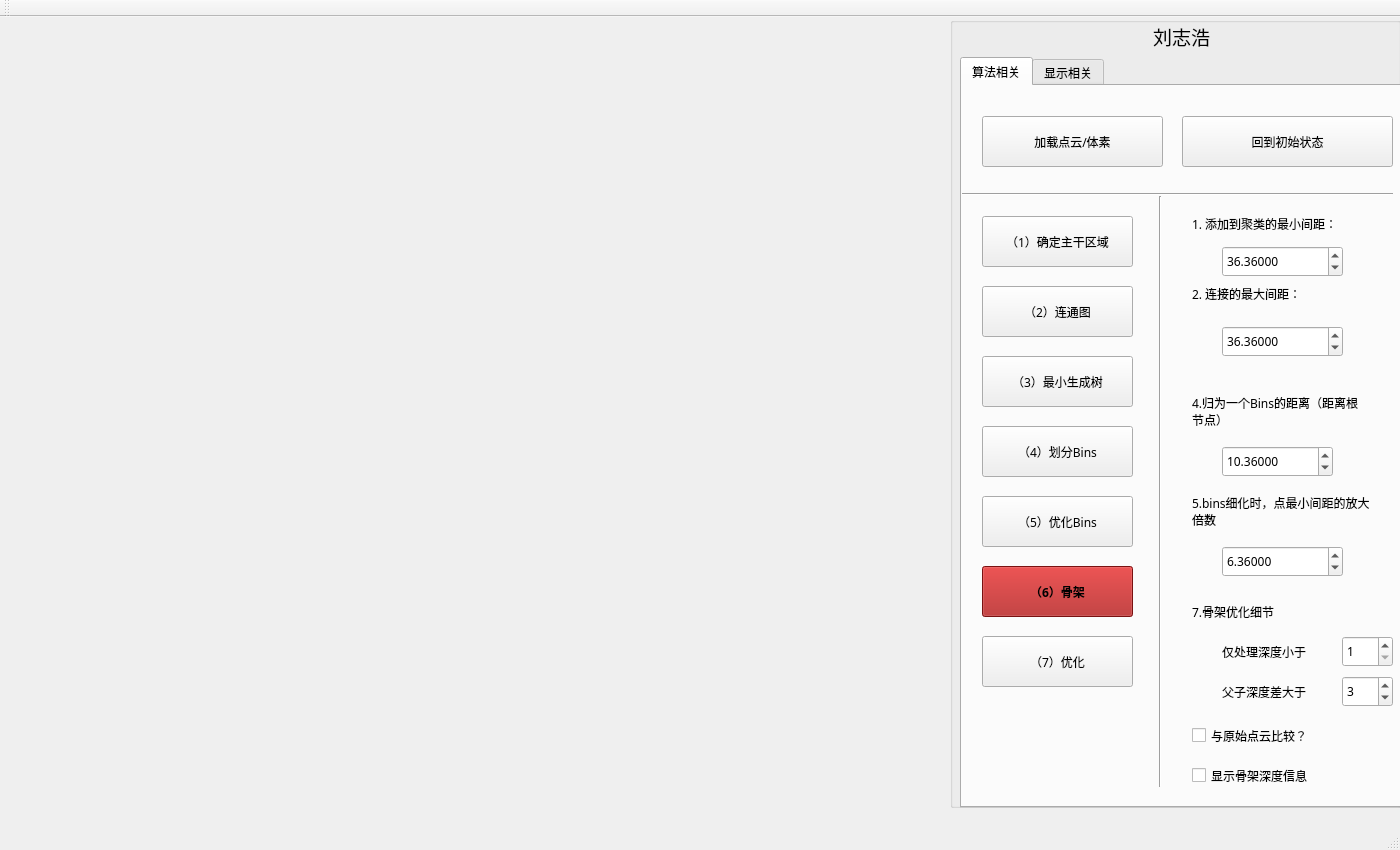
<?xml version="1.0" encoding="UTF-8"?>
<ui version="4.0">
 <class>MainWindow</class>
 <widget class="QMainWindow" name="MainWindow">
  <property name="geometry">
   <rect>
    <x>0</x>
    <y>0</y>
    <width>1400</width>
    <height>850</height>
   </rect>
  </property>
  <property name="windowTitle">
   <string>MainWindow</string>
  </property>
  <widget class="QWidget" name="centralWidget">
   <widget class="QGroupBox" name="groupBox">
    <property name="geometry">
     <rect>
      <x>950</x>
      <y>0</y>
      <width>451</width>
      <height>791</height>
     </rect>
    </property>
    <property name="font">
     <font>
      <family>微软雅黑</family>
     </font>
    </property>
    <property name="title">
     <string/>
    </property>
    <widget class="QTabWidget" name="tabWidget">
     <property name="geometry">
      <rect>
       <x>10</x>
       <y>40</y>
       <width>441</width>
       <height>751</height>
      </rect>
     </property>
     <property name="font">
      <font>
       <family>微软雅黑</family>
      </font>
     </property>
     <property name="currentIndex">
      <number>0</number>
     </property>
     <widget class="QWidget" name="tab">
      <attribute name="title">
       <string>算法相关</string>
      </attribute>
      <widget class="QPushButton" name="btnLoadMesh">
       <property name="geometry">
        <rect>
         <x>20</x>
         <y>30</y>
         <width>181</width>
         <height>51</height>
        </rect>
       </property>
       <property name="font">
        <font>
         <family>微软雅黑</family>
        </font>
       </property>
       <property name="text">
        <string>加载点云/体素</string>
       </property>
      </widget>
      <widget class="Line" name="line">
       <property name="geometry">
        <rect>
         <x>0</x>
         <y>100</y>
         <width>431</width>
         <height>16</height>
        </rect>
       </property>
       <property name="font">
        <font>
         <family>微软雅黑</family>
        </font>
       </property>
       <property name="orientation">
        <enum>Qt::Horizontal</enum>
       </property>
      </widget>
      <widget class="QPushButton" name="btnGetTrunk">
       <property name="geometry">
        <rect>
         <x>20</x>
         <y>130</y>
         <width>151</width>
         <height>51</height>
        </rect>
       </property>
       <property name="font">
        <font>
         <family>微软雅黑</family>
        </font>
       </property>
       <property name="text">
        <string>（1）确定主干区域</string>
       </property>
      </widget>
      <widget class="QDoubleSpinBox" name="spinSearchRadius">
       <property name="geometry">
        <rect>
         <x>260</x>
         <y>160</y>
         <width>121</width>
         <height>31</height>
        </rect>
       </property>
       <property name="font">
        <font>
         <family>微软雅黑</family>
        </font>
       </property>
       <property name="decimals">
        <number>5</number>
       </property>
       <property name="minimum">
        <double>0.000000000000000</double>
       </property>
       <property name="maximum">
        <double>100.989999999999995</double>
       </property>
       <property name="singleStep">
        <double>0.000010000000000</double>
       </property>
       <property name="value">
        <double>36.359999999999999</double>
       </property>
      </widget>
      <widget class="QLabel" name="label">
       <property name="geometry">
        <rect>
         <x>230</x>
         <y>130</y>
         <width>171</width>
         <height>16</height>
        </rect>
       </property>
       <property name="font">
        <font>
         <family>微软雅黑</family>
        </font>
       </property>
       <property name="text">
        <string>1. 添加到聚类的最小间距：</string>
       </property>
      </widget>
      <widget class="Line" name="line_2">
       <property name="geometry">
        <rect>
         <x>190</x>
         <y>110</y>
         <width>16</width>
         <height>591</height>
        </rect>
       </property>
       <property name="orientation">
        <enum>Qt::Vertical</enum>
       </property>
      </widget>
      <widget class="QPushButton" name="btnConnectedGraph">
       <property name="geometry">
        <rect>
         <x>20</x>
         <y>200</y>
         <width>151</width>
         <height>51</height>
        </rect>
       </property>
       <property name="font">
        <font>
         <family>微软雅黑</family>
        </font>
       </property>
       <property name="text">
        <string>（2）连通图</string>
       </property>
      </widget>
      <widget class="QDoubleSpinBox" name="spinConnectInterval">
       <property name="geometry">
        <rect>
         <x>260</x>
         <y>240</y>
         <width>121</width>
         <height>31</height>
        </rect>
       </property>
       <property name="font">
        <font>
         <family>微软雅黑</family>
        </font>
       </property>
       <property name="decimals">
        <number>5</number>
       </property>
       <property name="minimum">
        <double>0.000000000000000</double>
       </property>
       <property name="maximum">
        <double>100.989999999999995</double>
       </property>
       <property name="singleStep">
        <double>0.000010000000000</double>
       </property>
       <property name="value">
        <double>36.359999999999999</double>
       </property>
      </widget>
      <widget class="QLabel" name="label_2">
       <property name="geometry">
        <rect>
         <x>230</x>
         <y>200</y>
         <width>171</width>
         <height>16</height>
        </rect>
       </property>
       <property name="font">
        <font>
         <family>微软雅黑</family>
        </font>
       </property>
       <property name="text">
        <string>2. 连接的最大间距：</string>
       </property>
      </widget>
      <widget class="QPushButton" name="btnMinGraph">
       <property name="geometry">
        <rect>
         <x>20</x>
         <y>270</y>
         <width>151</width>
         <height>51</height>
        </rect>
       </property>
       <property name="font">
        <font>
         <family>微软雅黑</family>
        </font>
       </property>
       <property name="text">
        <string>（3）最小生成树</string>
       </property>
      </widget>
      <widget class="QPushButton" name="btnGetBins1">
       <property name="geometry">
        <rect>
         <x>20</x>
         <y>340</y>
         <width>151</width>
         <height>51</height>
        </rect>
       </property>
       <property name="font">
        <font>
         <family>微软雅黑</family>
        </font>
       </property>
       <property name="text">
        <string>（4）划分Bins</string>
       </property>
      </widget>
      <widget class="QPushButton" name="btnGetBins2">
       <property name="geometry">
        <rect>
         <x>20</x>
         <y>410</y>
         <width>151</width>
         <height>51</height>
        </rect>
       </property>
       <property name="font">
        <font>
         <family>微软雅黑</family>
        </font>
       </property>
       <property name="text">
        <string>（5）优化Bins</string>
       </property>
      </widget>
      <widget class="QPushButton" name="btnTreeSkeleton">
       <property name="geometry">
        <rect>
         <x>20</x>
         <y>480</y>
         <width>151</width>
         <height>51</height>
        </rect>
       </property>
       <property name="font">
        <font>
         <family>微软雅黑</family>
         <weight>75</weight>
         <bold>true</bold>
        </font>
       </property>
       <property name="styleSheet">
        <string notr="true">QPushButton
{
background-color: rgb(170, 24, 24);
}</string>
       </property>
       <property name="text">
        <string>（6）骨架</string>
       </property>
      </widget>
      <widget class="QDoubleSpinBox" name="spinBinsRadius">
       <property name="geometry">
        <rect>
         <x>260</x>
         <y>360</y>
         <width>111</width>
         <height>31</height>
        </rect>
       </property>
       <property name="font">
        <font>
         <family>微软雅黑</family>
        </font>
       </property>
       <property name="decimals">
        <number>5</number>
       </property>
       <property name="minimum">
        <double>0.000000000000000</double>
       </property>
       <property name="maximum">
        <double>200.000000000000000</double>
       </property>
       <property name="singleStep">
        <double>0.000010000000000</double>
       </property>
       <property name="value">
        <double>10.359999999999999</double>
       </property>
      </widget>
      <widget class="QLabel" name="label_4">
       <property name="geometry">
        <rect>
         <x>230</x>
         <y>300</y>
         <width>171</width>
         <height>51</height>
        </rect>
       </property>
       <property name="font">
        <font>
         <family>微软雅黑</family>
        </font>
       </property>
       <property name="text">
        <string>4.归为一个Bins的距离（距离根节点）</string>
       </property>
       <property name="wordWrap">
        <bool>true</bool>
       </property>
      </widget>
      <widget class="QDoubleSpinBox" name="spinBinsPtsCount">
       <property name="geometry">
        <rect>
         <x>260</x>
         <y>460</y>
         <width>121</width>
         <height>31</height>
        </rect>
       </property>
       <property name="font">
        <font>
         <family>微软雅黑</family>
        </font>
       </property>
       <property name="decimals">
        <number>5</number>
       </property>
       <property name="minimum">
        <double>0.000000000000000</double>
       </property>
       <property name="maximum">
        <double>200.000000000000000</double>
       </property>
       <property name="singleStep">
        <double>0.000010000000000</double>
       </property>
       <property name="value">
        <double>6.360000000000000</double>
       </property>
      </widget>
      <widget class="QLabel" name="label_5">
       <property name="geometry">
        <rect>
         <x>230</x>
         <y>400</y>
         <width>181</width>
         <height>51</height>
        </rect>
       </property>
       <property name="font">
        <font>
         <family>微软雅黑</family>
        </font>
       </property>
       <property name="text">
        <string>5.bins细化时，点最小间距的放大倍数</string>
       </property>
       <property name="scaledContents">
        <bool>false</bool>
       </property>
       <property name="wordWrap">
        <bool>true</bool>
       </property>
      </widget>
      <widget class="QPushButton" name="btnBackToOrigin">
       <property name="geometry">
        <rect>
         <x>220</x>
         <y>30</y>
         <width>211</width>
         <height>51</height>
        </rect>
       </property>
       <property name="font">
        <font>
         <family>微软雅黑</family>
        </font>
       </property>
       <property name="text">
        <string>回到初始状态</string>
       </property>
      </widget>
      <widget class="QCheckBox" name="ckbCompareWithOriginPts">
       <property name="geometry">
        <rect>
         <x>230</x>
         <y>640</y>
         <width>161</width>
         <height>19</height>
        </rect>
       </property>
       <property name="text">
        <string>与原始点云比较？</string>
       </property>
      </widget>
      <widget class="QPushButton" name="btnOptimizeSkeleton">
       <property name="geometry">
        <rect>
         <x>20</x>
         <y>550</y>
         <width>151</width>
         <height>51</height>
        </rect>
       </property>
       <property name="font">
        <font>
         <family>微软雅黑</family>
        </font>
       </property>
       <property name="text">
        <string>（7）优化</string>
       </property>
      </widget>
      <widget class="QLabel" name="label_11">
       <property name="geometry">
        <rect>
         <x>230</x>
         <y>500</y>
         <width>181</width>
         <height>51</height>
        </rect>
       </property>
       <property name="font">
        <font>
         <family>微软雅黑</family>
        </font>
       </property>
       <property name="text">
        <string>7.骨架优化细节</string>
       </property>
       <property name="scaledContents">
        <bool>false</bool>
       </property>
       <property name="wordWrap">
        <bool>true</bool>
       </property>
      </widget>
      <widget class="QLabel" name="label_12">
       <property name="geometry">
        <rect>
         <x>260</x>
         <y>540</y>
         <width>121</width>
         <height>51</height>
        </rect>
       </property>
       <property name="font">
        <font>
         <family>微软雅黑</family>
        </font>
       </property>
       <property name="text">
        <string>仅处理深度小于</string>
       </property>
       <property name="scaledContents">
        <bool>false</bool>
       </property>
       <property name="wordWrap">
        <bool>true</bool>
       </property>
      </widget>
      <widget class="QSpinBox" name="spinBox">
       <property name="geometry">
        <rect>
         <x>380</x>
         <y>550</y>
         <width>51</width>
         <height>31</height>
        </rect>
       </property>
       <property name="minimum">
        <number>1</number>
       </property>
       <property name="value">
        <number>1</number>
       </property>
      </widget>
      <widget class="QLabel" name="label_13">
       <property name="geometry">
        <rect>
         <x>260</x>
         <y>580</y>
         <width>121</width>
         <height>51</height>
        </rect>
       </property>
       <property name="font">
        <font>
         <family>微软雅黑</family>
        </font>
       </property>
       <property name="text">
        <string>父子深度差大于</string>
       </property>
       <property name="scaledContents">
        <bool>false</bool>
       </property>
       <property name="wordWrap">
        <bool>true</bool>
       </property>
      </widget>
      <widget class="QSpinBox" name="spinBox_2">
       <property name="geometry">
        <rect>
         <x>380</x>
         <y>590</y>
         <width>51</width>
         <height>31</height>
        </rect>
       </property>
       <property name="minimum">
        <number>1</number>
       </property>
       <property name="value">
        <number>3</number>
       </property>
      </widget>
      <widget class="QCheckBox" name="ckbDisplaySkeletonWithColors">
       <property name="geometry">
        <rect>
         <x>230</x>
         <y>680</y>
         <width>161</width>
         <height>19</height>
        </rect>
       </property>
       <property name="text">
        <string>显示骨架深度信息</string>
       </property>
      </widget>
     </widget>
     <widget class="QWidget" name="widget">
      <attribute name="title">
       <string>显示相关</string>
      </attribute>
      <widget class="QComboBox" name="cbxDisplayMode">
       <property name="geometry">
        <rect>
         <x>160</x>
         <y>30</y>
         <width>141</width>
         <height>31</height>
        </rect>
       </property>
       <item>
        <property name="text">
         <string>点线</string>
        </property>
       </item>
       <item>
        <property name="text">
         <string>点</string>
        </property>
       </item>
       <item>
        <property name="text">
         <string>线</string>
        </property>
       </item>
      </widget>
      <widget class="QLabel" name="label_3">
       <property name="geometry">
        <rect>
         <x>40</x>
         <y>40</y>
         <width>72</width>
         <height>15</height>
        </rect>
       </property>
       <property name="text">
        <string>显示模式：</string>
       </property>
      </widget>
      <widget class="QDoubleSpinBox" name="spinPointSize">
       <property name="geometry">
        <rect>
         <x>130</x>
         <y>90</y>
         <width>121</width>
         <height>31</height>
        </rect>
       </property>
       <property name="font">
        <font>
         <family>微软雅黑</family>
        </font>
       </property>
       <property name="decimals">
        <number>1</number>
       </property>
       <property name="minimum">
        <double>1.000000000000000</double>
       </property>
       <property name="maximum">
        <double>101.000000000000000</double>
       </property>
       <property name="singleStep">
        <double>1.000000000000000</double>
       </property>
       <property name="value">
        <double>5.000000000000000</double>
       </property>
      </widget>
      <widget class="QDoubleSpinBox" name="spinLineWidth">
       <property name="geometry">
        <rect>
         <x>130</x>
         <y>130</y>
         <width>121</width>
         <height>31</height>
        </rect>
       </property>
       <property name="font">
        <font>
         <family>微软雅黑</family>
        </font>
       </property>
       <property name="decimals">
        <number>1</number>
       </property>
       <property name="minimum">
        <double>1.000000000000000</double>
       </property>
       <property name="maximum">
        <double>101.000000000000000</double>
       </property>
       <property name="singleStep">
        <double>1.000000000000000</double>
       </property>
       <property name="value">
        <double>1.000000000000000</double>
       </property>
      </widget>
      <widget class="QLabel" name="label_6">
       <property name="geometry">
        <rect>
         <x>40</x>
         <y>100</y>
         <width>72</width>
         <height>15</height>
        </rect>
       </property>
       <property name="text">
        <string>点大小</string>
       </property>
      </widget>
      <widget class="QLabel" name="label_7">
       <property name="geometry">
        <rect>
         <x>40</x>
         <y>140</y>
         <width>72</width>
         <height>15</height>
        </rect>
       </property>
       <property name="text">
        <string>线粗细</string>
       </property>
      </widget>
      <widget class="QSpinBox" name="spinCaptureCount">
       <property name="geometry">
        <rect>
         <x>170</x>
         <y>320</y>
         <width>91</width>
         <height>31</height>
        </rect>
       </property>
       <property name="maximum">
        <number>1000</number>
       </property>
       <property name="value">
        <number>1</number>
       </property>
      </widget>
      <widget class="QPushButton" name="btnSaveDepthBuffer">
       <property name="geometry">
        <rect>
         <x>20</x>
         <y>310</y>
         <width>131</width>
         <height>51</height>
        </rect>
       </property>
       <property name="font">
        <font>
         <family>微软雅黑</family>
        </font>
       </property>
       <property name="text">
        <string>保存深度缓存...</string>
       </property>
      </widget>
      <widget class="QCheckBox" name="ckbRoaming">
       <property name="geometry">
        <rect>
         <x>30</x>
         <y>240</y>
         <width>181</width>
         <height>51</height>
        </rect>
       </property>
       <property name="text">
        <string>开启漫游视角</string>
       </property>
      </widget>
      <widget class="QLabel" name="label_8">
       <property name="geometry">
        <rect>
         <x>170</x>
         <y>370</y>
         <width>91</width>
         <height>31</height>
        </rect>
       </property>
       <property name="text">
        <string>当前保存：</string>
       </property>
      </widget>
      <widget class="QLabel" name="lblCurCaptureCount">
       <property name="geometry">
        <rect>
         <x>270</x>
         <y>370</y>
         <width>151</width>
         <height>31</height>
        </rect>
       </property>
       <property name="text">
        <string>0 / 0</string>
       </property>
      </widget>
      <widget class="Line" name="line_3">
       <property name="geometry">
        <rect>
         <x>0</x>
         <y>220</y>
         <width>431</width>
         <height>16</height>
        </rect>
       </property>
       <property name="font">
        <font>
         <family>微软雅黑</family>
        </font>
       </property>
       <property name="orientation">
        <enum>Qt::Horizontal</enum>
       </property>
      </widget>
      <widget class="QLabel" name="label_10">
       <property name="geometry">
        <rect>
         <x>270</x>
         <y>320</y>
         <width>91</width>
         <height>31</height>
        </rect>
       </property>
       <property name="text">
        <string>幅</string>
       </property>
      </widget>
     </widget>
    </widget>
    <widget class="QLabel" name="label_9">
     <property name="geometry">
      <rect>
       <x>11</x>
       <y>4</y>
       <width>441</width>
       <height>31</height>
      </rect>
     </property>
     <property name="font">
      <font>
       <pointsize>14</pointsize>
      </font>
     </property>
     <property name="text">
      <string>刘志浩</string>
     </property>
     <property name="alignment">
      <set>Qt::AlignCenter</set>
     </property>
    </widget>
   </widget>
  </widget>
  <widget class="QMenuBar" name="menuBar">
   <property name="geometry">
    <rect>
     <x>0</x>
     <y>0</y>
     <width>1400</width>
     <height>17</height>
    </rect>
   </property>
  </widget>
  <widget class="QToolBar" name="mainToolBar">
   <attribute name="toolBarArea">
    <enum>TopToolBarArea</enum>
   </attribute>
   <attribute name="toolBarBreak">
    <bool>false</bool>
   </attribute>
  </widget>
  <widget class="QStatusBar" name="statusBar"/>
 </widget>
 <layoutdefault spacing="6" margin="11"/>
 <resources/>
 <connections/>
</ui>
